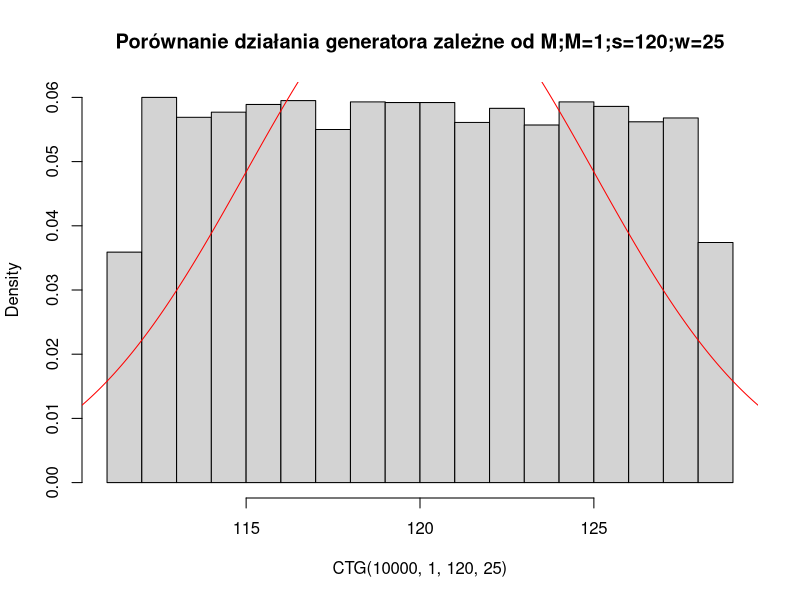
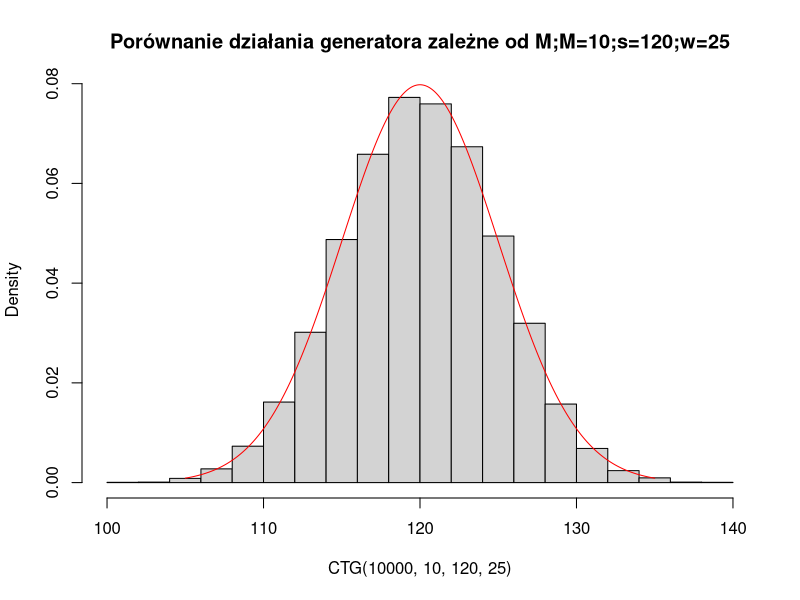
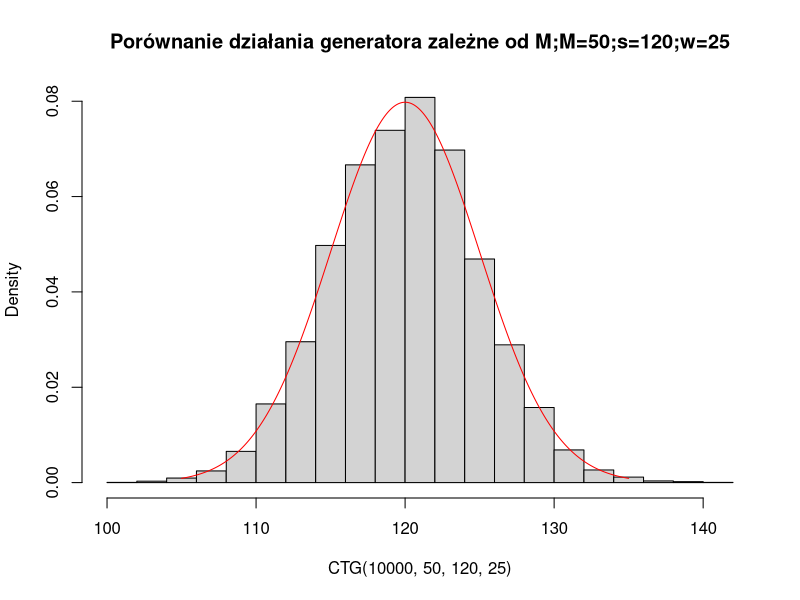
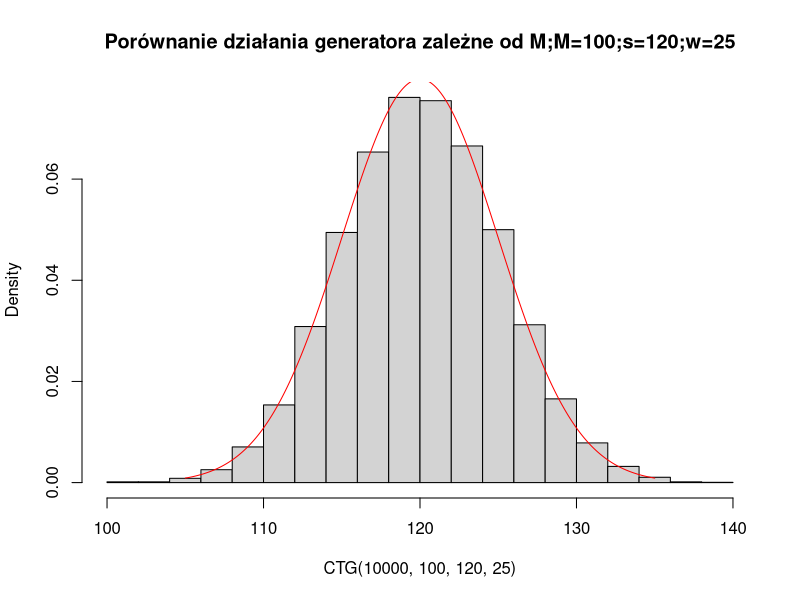
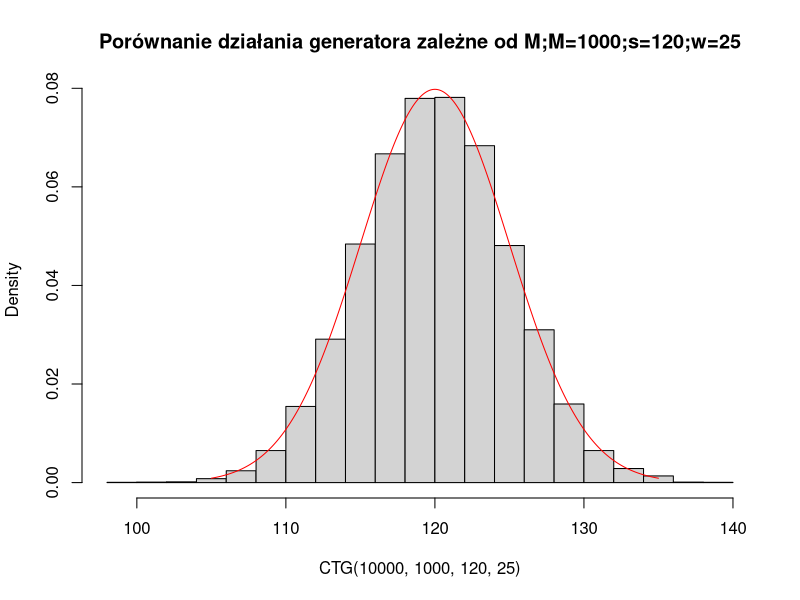
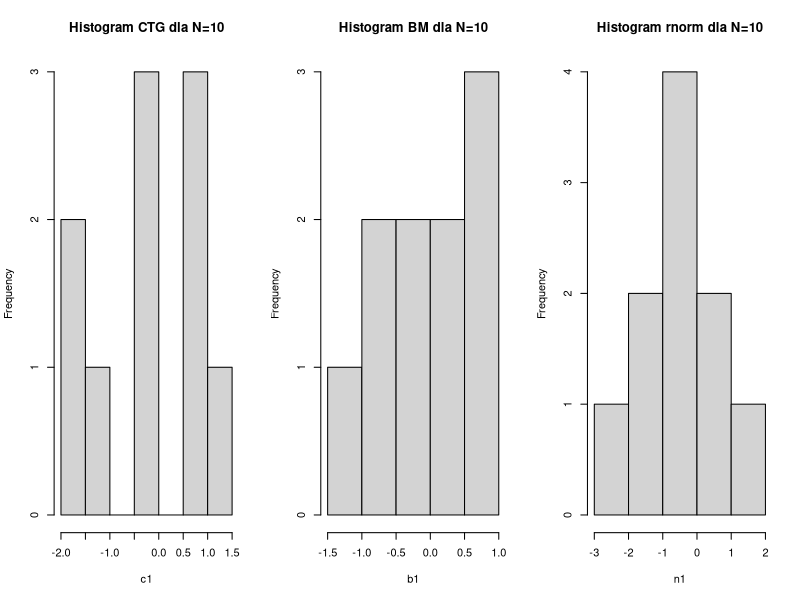
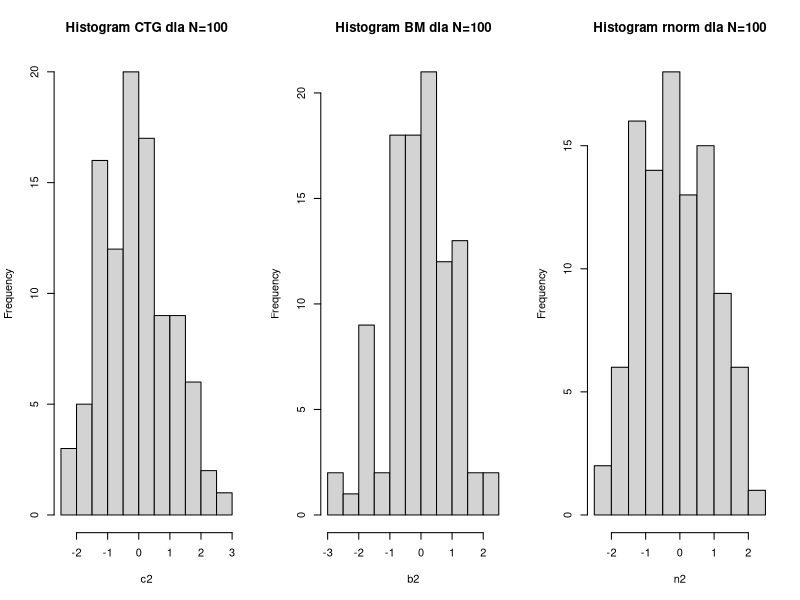
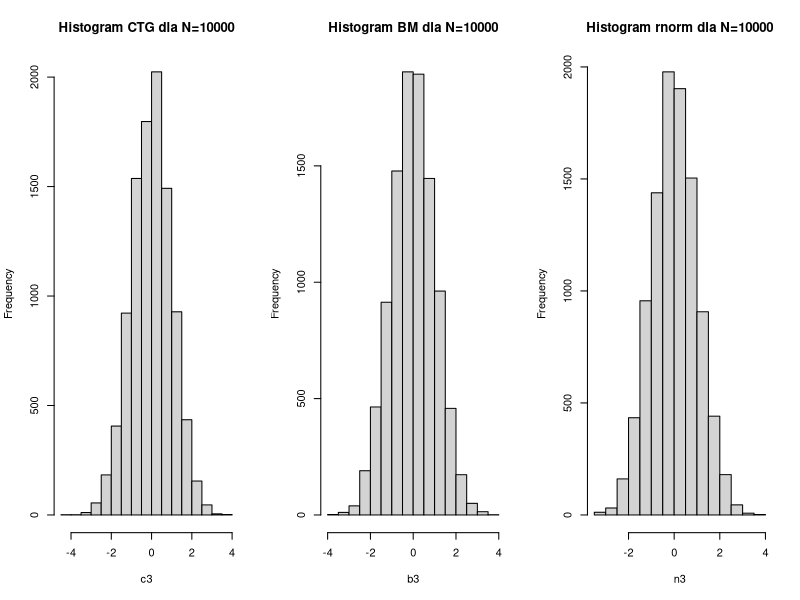

R code for these plots, in order:
## ---- chunk 1
CTG <- function(N,M,s,w){
  if(w<0){print("Wariancja musi być liczbą dodatnią")}
  else{
  x={};
  z={};
  for(k in 1:N){
    x <- runif(M,min=0,max=1) #losujemy M liczb z prz[0,1] rozkładu jednostajnego
    suma=sum(x)
    
    z[k]=sqrt(w)*(suma-M*1/2)/(sqrt((1/12)*M)) + s;
  
    
  }
  return(z);
  }}

## ---- chunk 2
x<-seq(105,135,0.01)
w=25
s=120

hist(CTG(10000,1,120,25),probability = T,main="Porównanie działania generatora zależne od M;M=1;s=120;w=25")
lines(x,(1/(sqrt(2*pi*w)))*exp((-(x-s)^2/(2*w))),col="red")
hist(CTG(10000,10,120,25),probability = T,main="Porównanie działania generatora zależne od M;M=10;s=120;w=25")
lines(x,(1/(sqrt(2*pi*w)))*exp((-(x-s)^2/(2*w))),col="red")
hist(CTG(10000,50,120,25),probability = T,main="Porównanie działania generatora zależne od M;M=50;s=120;w=25")
lines(x,(1/(sqrt(2*pi*w)))*exp((-(x-s)^2/(2*w))),col="red")
hist(CTG(10000,100,120,25),probability = T,main="Porównanie działania generatora zależne od M;M=100;s=120;w=25")
lines(x,(1/(sqrt(2*pi*w)))*exp((-(x-s)^2/(2*w))),col="red")
hist(CTG(10000,1000,120,25),probability = T,main="Porównanie działania generatora zależne od M;M=1000;s=120;w=25")
lines(x,(1/(sqrt(2*pi*w)))*exp((-(x-s)^2/(2*w))),col="red")
## ---- chunk 3
BM <- function(N,s,w){
  if(w<0){print("Wariancja musi być liczbą dodatnią")}
  else{
  z={};
  a={};
  v={};
  if(N%%2==0){N2 = N/2}
  else(N2 = floor(N/2)+1)
  for(i in 1:N2){
    u1 = runif(1,0,1)  #losujemy 2 liczby z prz[0,1] rozkładu jednostajnego
    u2 = runif(1,0,1)
    fi = 2*(pi)*u1
    R = sqrt(-2*log(u2))
    x = sqrt(w)*R*cos(fi) + s
    y = sqrt(w)*R*sin(fi) + s
  
     z[i]=x
     a[i]=y
  }
  if(N%%2==0){
  v=c(z,a)
  
  return(v)
  }
  if(N==1){
    return(z)
    }
  else{
    v=c(z,a[1:(N2 - 1)])
    
    return(v)
  }
  }
}
## ---- chunk 4
#wektory prób o różnej liczebności z wykorzystaniem centralnego tw granicznego
c1 <- CTG(10,1000,0,1)
c2 <- CTG(100,1000,0,1)
c3 <- CTG(10000,1000,0,1)

#wektory prób o różnej liczebności z wykorzystaniem algorytmu Box-Mullera
b1 <- BM(10,0,1)
b2 <- BM(100,0,1)
b3 <- BM(10000,0,1)

#wektory prób o różnej liczebności z wykorzystaniem funkcji rnorm
n1 <- rnorm(10)
n2 <- rnorm(100)
n3 <- rnorm(10000)


#histogramy
par(mfrow=c(1,3))
hist(c1, main = "Histogram CTG dla N=10")
hist(b1, main = "Histogram BM dla N=10")
hist(n1, main = "Histogram rnorm dla N=10")

hist(c2,main = "Histogram CTG dla N=100")
hist(b2,main = "Histogram BM dla N=100")
hist(n2,main = "Histogram rnorm dla N=100")

hist(c3,main = "Histogram CTG dla N=10000")
hist(b3,main = "Histogram BM dla N=10000")
hist(n3,main = "Histogram rnorm dla N=10000")

sr_c1 <- mean(c1)
sr_c2 <- mean(c2)
sr_c3 <- mean(c3)

ods_c1 <- sd(c1)
ods_c2 <- sd(c2)
ods_c3 <- sd(c3)

sr_b1 <- mean(b1)
sr_b2 <- mean(b2)
sr_b3 <- mean(b3)

ods_b1 <- sd(b1)
ods_b2 <- sd(b2)
ods_b3 <- sd(b3)

sr_n1 <- mean(n1)
sr_n2 <- mean(n2)
sr_n3 <- mean(n3)

ods_n1 <- sd(n1)
ods_n2 <- sd(n2)
ods_n3 <- sd(n3)

wsp_as_c1 <- (1/length(c1)*sum((c1-sr_c1)^3))/(ods_c1^3)
wsp_as_c2 <- (1/length(c2)*sum((c2-sr_c2)^3))/(ods_c2^3)
wsp_as_c3 <- (1/length(c3)*sum((c3-sr_c3)^3))/(ods_c3^3)

wsp_as_b1 <- (1/length(b1)*sum((b1-sr_b1)^3))/(ods_b1^3)
wsp_as_b2 <- (1/length(b2)*sum((b2-sr_b2)^3))/(ods_b2^3)
wsp_as_b3 <- (1/length(b3)*sum((b3-sr_b3)^3))/(ods_b3^3)

wsp_as_n1 <- (1/length(n1)*sum((n1-sr_n1)^3))/(ods_n1^3)
wsp_as_n2 <- (1/length(n2)*sum((n2-sr_n2)^3))/(ods_n2^3)
wsp_as_n3 <- (1/length(n3)*sum((n3-sr_n3)^3))/(ods_n3^3)

kurtoza_c1 <- (1/length(c1)*sum((c1-sr_c1)^4))/(ods_c1^4) -3
kurtoza_c2 <- (1/length(c2)*sum((c2-sr_c2)^4))/(ods_c2^4) -3
kurtoza_c3 <- (1/length(c3)*sum((c3-sr_c3)^4))/(ods_c3^4) -3

kurtoza_b1 <- (1/length(b1)*sum((b1-sr_b1)^4))/(ods_b1^4) -3
kurtoza_b2 <- (1/length(b2)*sum((b2-sr_b2)^4))/(ods_b2^4) -3
kurtoza_b3 <- (1/length(b3)*sum((b3-sr_b3)^4))/(ods_b3^4) -3

kurtoza_n1 <- ((1/length(n1))*sum((n1-sr_n1)^4))/(ods_n1^4) -3
kurtoza_n2 <- ((1/length(n2))*sum((n2-sr_n2)^4))/(ods_n2^4) -3
kurtoza_n3 <- ((1/length(n3))*sum((n3-sr_n3)^4))/(ods_n3^4) -3


#tworzymy zestawienie w tabeli

metoda <- c("CTG", "CTG", "CTG", "Box-Mullera", "Box-Mullera","Box-Mullera","rnorm","rnorm","rnorm","wartosc teoretyczna" )
liczebnosc <- c(10,100,10000,10,100,10000,10,100,10000," ")
sr <- c(sr_c1,sr_c2,sr_c3,sr_b1,sr_b2,sr_b3,sr_n1,sr_n2,sr_n3,0)
od <- c(ods_c1,ods_c2,ods_c3,ods_b1,ods_b2,ods_b3,ods_n1,ods_n2,ods_n3,1)
sk <- c(wsp_as_c1,wsp_as_c2,wsp_as_c3,wsp_as_b1,wsp_as_b2,wsp_as_b3,wsp_as_n1,wsp_as_n2,wsp_as_n3,0)
kur <- c(kurtoza_c1,kurtoza_c2,kurtoza_c3,kurtoza_b1,kurtoza_b2,kurtoza_b3,kurtoza_n1,kurtoza_n2,kurtoza_n3,0)
porownanie <- data.frame(Metoda = metoda, liczebność_próby = liczebnosc, średnia=sr, odchylenie_st=od,skośność=sk,kurtoza=kur)
porownanie
## ---- chunk 5
procent <- function(x,a,b){
  
  proc <- (length(x[x>=a & x<= b])/length(x))*100
  return(proc)
}
## ---- chunk 6
#reguła 3 sigm dla funkcji CTG
procent(c1,sr_c1-3*ods_c1,sr_c1+3*ods_c1)  #próba 10 liczb
procent(c2,sr_c2-3*ods_c2,sr_c2+3*ods_c2)  #próba 100 liczb
procent(c3,sr_c3-3*ods_c3,sr_c3+3*ods_c3)  #próba 10000 liczb

#reguła 3 sigm dla funkcji BM
procent(b1,sr_b1-3*ods_b1,sr_b1+3*ods_b1)  #próba 10 liczb
procent(b2,sr_b2-3*ods_b2,sr_b2+3*ods_b2)  #próba 100 liczb
procent(b3,sr_b3-3*ods_b3,sr_b3+3*ods_b3)  #próba 10000 liczb

#reguła 3 sigm dla funkcji rnorm
procent(n1,sr_n1-3*ods_n1,sr_n1+3*ods_n1)  #próba 10 liczb
procent(n2,sr_n2-3*ods_n2,sr_n2+3*ods_n2)  #próba 100 liczb
procent(n3,sr_n3-3*ods_n3,sr_n3+3*ods_n3)  #próba 10000 liczb
